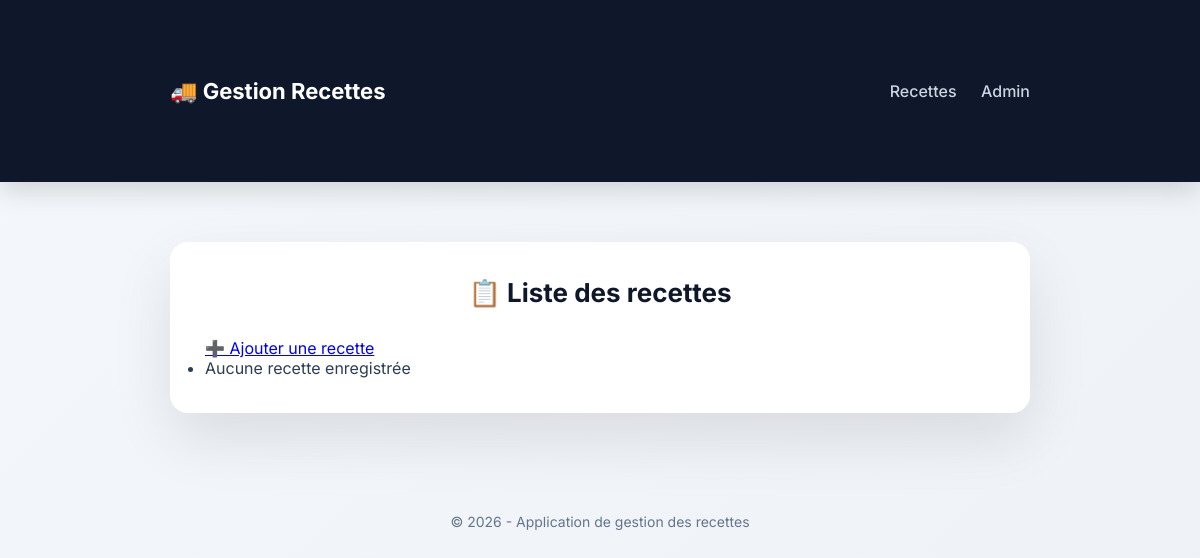
The page /recettes/ on the database as committed earlier.
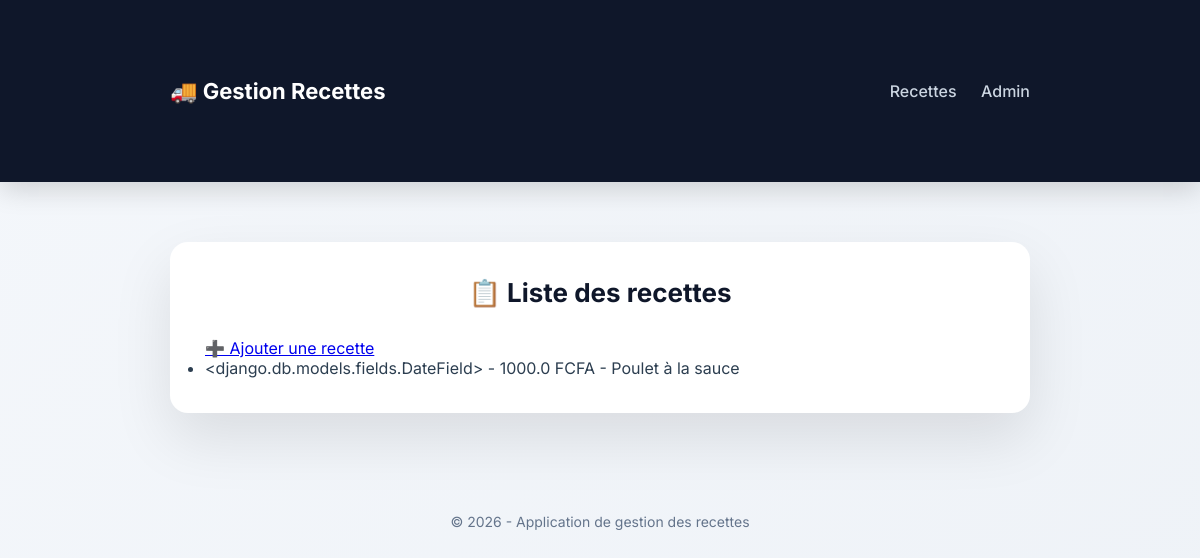
The same page on the database as committed later.
### recettes/models.py (models this page shows, shortened)
class Recette(models.Model):
    date = models.DateField
    description = models.TextField()
    montant = models.FloatField()

### recettes/views.py (the view)
# urls.py: path('', liste_recettes, name='liste_recettes'),
def liste_recettes(request):
    recettes = Recette.objects.all()
    return render(request, 'liste.html', {'recettes': recettes})

### recettes/templates/liste.html (shortened to what this page needs)
{% extends 'base.html' %}
{% block content %}
<div class="card">
    <h2>📋 Liste des recettes</h2>
    <a class="btn" href="{% url 'ajouter_recette' %}">➕ Ajouter une recette</a>
    <ul>
        {% for r in recettes %}
            <li>{{ r.date }} - {{ r.montant }} FCFA - {{ r.description }}</li>
        {% empty %}
            <li>Aucune recette enregistrée</li>
        {% endfor %}
    </ul>
</div>
{% endblock %}

### recettes/templates/base.html (shortened to what this page needs)
{% load static %}
<!DOCTYPE html>
<html lang="fr">
<head>
    <link rel="stylesheet" href="{% static 'css/style.css' %}">
</head>
<body>
    <header class="navbar">
        <div class="container">
            <h1 class="logo">🚚 Gestion Recettes</h1>
            <nav>
                <a href="/recettes/">Recettes</a>
                <a href="/admin/">Admin</a>
            </nav>
        </div>
    </header>
    <main class="container">
        {% block content %}
        {% endblock %}
    </main>
    <footer class="footer">
        <p>© 2026 - Application de gestion des recettes</p>
    </footer>
</body>
</html>

### recettes/static/css/style.css (style rules this page uses)
* { margin: 0; padding: 0; box-sizing: border-box; font-family: 'Inter', 'Segoe UI', sans-serif; }
body { background: linear-gradient(135deg, #f4f7fb, #eef2f7); color: #2c3e50; min-height: 100vh; }
.container { max-width: 900px; margin: 40px auto; padding: 20px; }
.navbar { background: #0f172a; padding: 18px 0; box-shadow: 0 8px 25px rgba(0,0,0,0.15); }
.navbar .container { display: flex; justify-content: space-between; align-items: center; }
.logo { color: #fff; font-size: 22px; font-weight: 700; }
.navbar nav a { color: #cbd5e1; text-decoration: none; margin-left: 20px; font-weight: 500; transition: color 0.3s; }
.card { background: #ffffff; padding: 35px; border-radius: 18px; box-shadow: 0 25px 60px rgba(0,0,0,0.1); animation: fadeIn 0.6s ease-in-out; }
.card h2 { text-align: center; margin-bottom: 30px; font-size: 26px; color: #0f172a; }
.footer { margin-top: 60px; text-align: center; padding: 20px; color: #64748b; font-size: 14px; }

Rows that differ between the two databases and show on the page:
added Recette: date "<django.db.models.fields.DateField>", montant "1000.0", description "Poulet à la sauce"
Other text that changed with them:
text no longer shown: "Aucune recette enregistrée"
